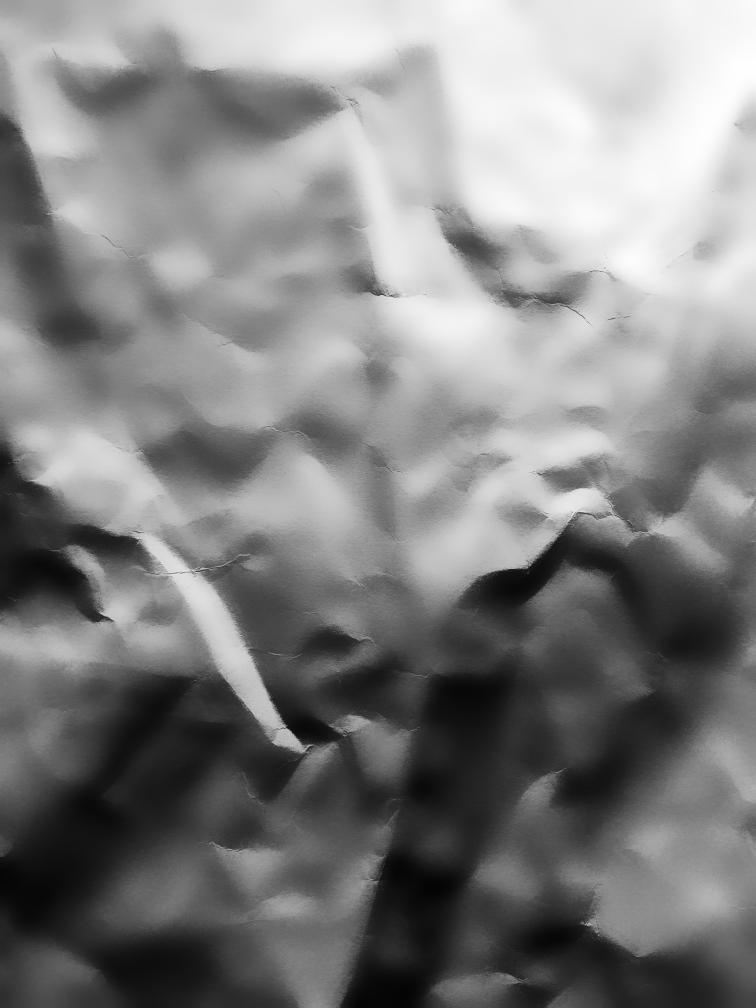
#> input picture examples/synthdog/resources/paper/paper_1.jpg, 3024 x 4032 px (shown at 1/4 size)
$ python -i template.py   (imports and definitions only)
#> lines starting #> are read from the running program, lines starting #| are printed output that depends on the picture; after the words box and inside, x2 and y2 are one past the last pixel; in counts of white or black regions, pixels touching at a corner belong together
#> further down, picture is the input picture: shape (4032, 3024); min 3, max 255, mean 129.9
"""
SynthTIGER
Copyright (c) 2021-present NAVER Corp.
MIT license
"""

import os

import cv2
import numpy as np
from PIL import Image

from synthtiger import components, layers, templates, utils

BLEND_MODES = [
    "normal",
    "multiply",
    "screen",
    "overlay",
    "hard_light",
    "soft_light",
    "dodge",
    "divide",
    "addition",
    "difference",
    "darken_only",
    "lighten_only",
]


class SynthTiger(templates.Template):
    # [122 lines left out: functions __init__, generate, init_save, save, not called in this run]

    def end_save(self, root):
        self.gt_file.close()

    # [126 lines left out: functions _generate_color, _generate_fg, _generate_mg, _generate_bg, _postprocess_image, _blend_images and 1 more, not called in this run]


def _create_mask(image, pad=0):
#> called with pad = 0
    height, width = image.shape[:2]
#> height = 4032; width = 3024
    alpha = image[..., 3].astype(np.uint8)
#> alpha = 4032 values, max 193 at index 126, min 5 at index 3490, mean 91.49
    mask = np.zeros((height, width), dtype=np.float32)

    cts, _ = cv2.findContours(alpha, cv2.RETR_EXTERNAL, cv2.CHAIN_APPROX_SIMPLE)
#> cts = [[[0, 0], [0, 4031]]]
    cts = sorted(cts, key=lambda ct: sum(cv2.boundingRect(ct)[:2]))

    if len(cts) == 1:
        hull = cv2.convexHull(cts[0])
#> hull = [[0, 4031], [0, 0]]
        cv2.fillConvexPoly(mask, hull, 255)
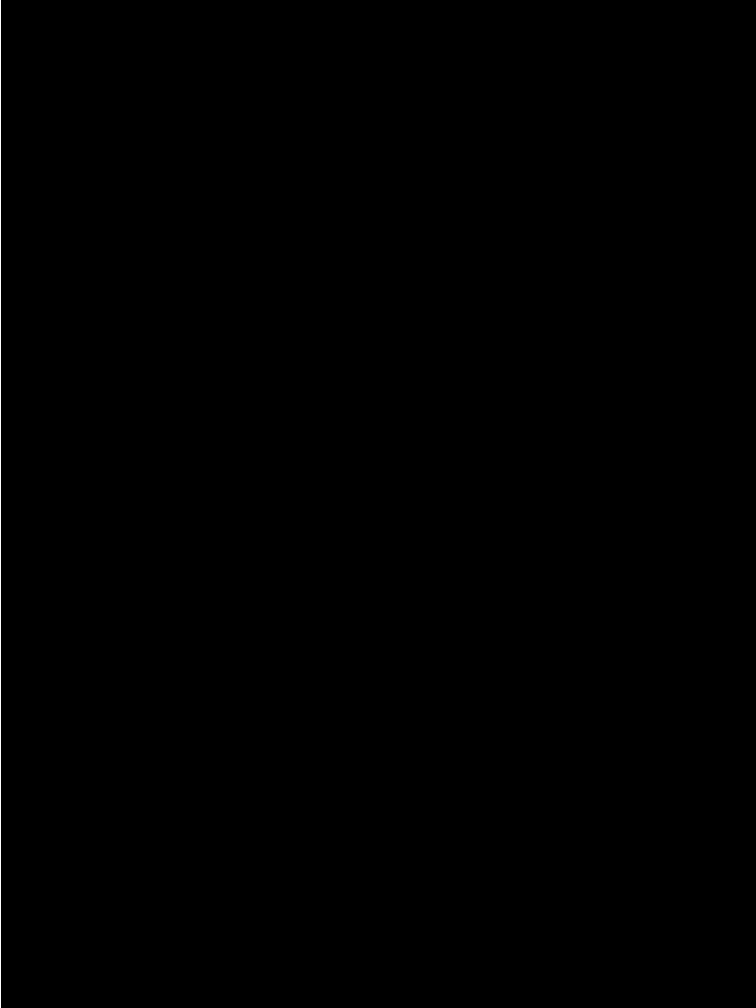
#> mask: shape (4032, 3024) float32 (shown at 1/4 size); 0.03% white in thin lines or dots, all inside (x1, y1, x2, y2) = (0, 0, 1, 4032)

    for idx in range(len(cts) - 1):
        pts = np.concatenate((cts[idx], cts[idx + 1]), axis=0)
        hull = cv2.convexHull(pts)
        cv2.fillConvexPoly(mask, hull, 255)
#> this loop made 0 passes

#> (the run stopped early here; a loop or call above may not have finished)
